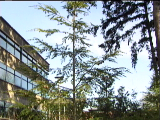
#> input picture python_projects/GMM_project/frame/b00001.bmp, 160 x 120 px; its folder holds only this picture in this run
$ python test1.py
#> lines starting #> are read from the running program, lines starting #| are printed output that depends on the picture
#> further down, img is the input picture: shape (120, 160, 3); mean B, G, R 146, 145.9, 135.9
import cv2
import numpy as np
import glob

GMM_MAX_COMPONT = 5
SIGMA = 30
gmm_thr_sumw = 0.6
train_num = 2
WEIGHT = 0.05
T = 0.7
alpha = 0.005
eps = pow(10, -10)
channel = 3
GMM_MAX_COMPONT = GMM_MAX_COMPONT
m_weight = [[] for i in range(GMM_MAX_COMPONT*channel)]#怎么先对numpy初始化为一维数组，后续在对每个元素重新复制为数组呢
m_mean = [[] for i in range(GMM_MAX_COMPONT*channel)]
m_sigma = [[] for i in range(GMM_MAX_COMPONT*channel)]
m_fit_num = None

def init(img):
    row, col, channel = img.shape
#> row = 120; col = 160; channel = 3
    global m_fit_num
    for i in range(GMM_MAX_COMPONT*channel):
        m_weight[i] = np.zeros((row, col), dtype='float32')
        m_mean[i] = np.zeros((row, col), dtype='float32')
        m_sigma[i] = np.ones((row, col), dtype='float32')
        m_sigma[i] *= SIGMA

    m_fit_num = np.zeros((row, col), dtype='int32')

def train_gmm(imgs):
    row, col, channel = imgs.shape
#> row = 120; col = 160; channel = 3
    B, G, R = cv2.split(imgs)
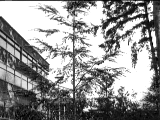
#> B: shape (120, 160); min 0, max 255, mean 146
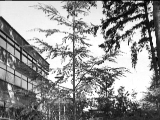
#> G: shape (120, 160); min 0, max 255, mean 145.9
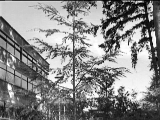
#> R: shape (120, 160); min 0, max 255, mean 135.9
    m_mask = np.zeros((row,col), dtype=np.uint8)
    m_mask[:] = 255
    for i in range(row):
        for j in range(col):
            cnt = 0
            for c, img in enumerate((B,G,R)):
                # img = imgs[:,:,c]
                # img = B.copy()
                num_fit = 0
                for k in range(c*GMM_MAX_COMPONT, c*GMM_MAX_COMPONT+GMM_MAX_COMPONT):
                    if m_weight[k][i][j] != 0:
                        delta = abs(img[i][j]-m_mean[k][i][j])
                        if float(delta) < 2.5*m_sigma[k][i][j]:
                            m_weight[k][i][j] = (1-alpha)*m_weight[k][i][j] + alpha*1
                            m_mean[k][i][j] = (1-alpha)*m_mean[k][i][j] +alpha*img[i][j]
                            m_sigma[k][i][j] = np.sqrt((1-alpha)*m_sigma[k][i][j]*m_sigma[k][i][j]+alpha*(img[i][j]-m_mean[k][i][j])*(img[i][j]-m_mean[k][i][j]))

                            num_fit += 1

                        else:
                            m_weight[k][i][j] *= (1-alpha)

                for ii in range(c*GMM_MAX_COMPONT, c*GMM_MAX_COMPONT+GMM_MAX_COMPONT):
                    for jj in range(ii + 1, c*GMM_MAX_COMPONT+GMM_MAX_COMPONT):
                        if (m_weight[ii][i][j] / m_sigma[ii][i][j]) <= (m_weight[jj][i][j] / m_sigma[jj][i][j]):
                            m_sigma[ii][i][j], m_sigma[jj][i][j] = m_sigma[jj][i][j], m_sigma[ii][i][j]
                            m_weight[ii][i][j], m_weight[jj][i][j] = m_weight[jj][i][j], m_weight[ii][i][j]
                            m_mean[ii][i][j], m_mean[jj][i][j] = m_mean[jj][i][j], m_mean[ii][i][j]

                if num_fit == 0:
                    if 0==m_weight[c*GMM_MAX_COMPONT+GMM_MAX_COMPONT-1][i][j]:
                        for kk in range(c*GMM_MAX_COMPONT, c*GMM_MAX_COMPONT+GMM_MAX_COMPONT):
                            if (0 == m_weight[kk][i][j]):
                                m_weight[kk][i][j] = WEIGHT
                                m_mean[kk][i][j] = img[i][j]
                                m_sigma[kk][i][j] = SIGMA
                                break
                    else:
                        m_weight[c*GMM_MAX_COMPONT+GMM_MAX_COMPONT-1][i][j] = WEIGHT
                        m_mean[c*GMM_MAX_COMPONT+GMM_MAX_COMPONT-1][i][j] = img[i][j]
                        m_sigma[c*GMM_MAX_COMPONT+GMM_MAX_COMPONT-1][i][j] = SIGMA

                weight_sum = 0
                for nn in range(c*GMM_MAX_COMPONT, c*GMM_MAX_COMPONT+GMM_MAX_COMPONT):
                    if m_weight[nn][i][j] != 0:
                        weight_sum += m_weight[nn][i][j]
                    else:
                        break

                weight_scale = 1.0/(weight_sum+eps)
                weight_sum = 0
                for nn in range(c*GMM_MAX_COMPONT, c*GMM_MAX_COMPONT+GMM_MAX_COMPONT):
                    if m_weight[nn][i][j] != 0:
                        m_weight[nn][i][j] *= weight_scale
                        weight_sum += m_weight[nn][i][j]
                        if abs(img[i][j] - m_mean[nn][i][j]) < 2 * m_sigma[nn][i][j]:
                            cnt += 1
                            break
                        if weight_sum > T:
                            if abs(img[i][j] - m_mean[nn][i][j]) < 2 * m_sigma[nn][i][j]:
                                cnt += 1
                            break
                    else:
                        break


            if cnt == channel:
                m_mask[i][j] = 0
#> m_mask: shape (120, 160); every value is 0

    # [8 lines of commented-out code are left out]
    return m_mask
    # cv2.imshow('img_mask', m_mask)
    # cv2.waitKey(1)

def test_img(imgs):
    row, col, channel = imgs.shape
    B, G, R = cv2.split(imgs)
    m_mask = np.zeros((row, col), dtype=np.uint8)
    m_mask[:] = 255
    for i in range(row):
        for j in range(col):
            cnt = 0
            for c, img in enumerate((B, G, R)):
                weight_sum = 0
                for nn in range(c * GMM_MAX_COMPONT, c * GMM_MAX_COMPONT + GMM_MAX_COMPONT):
                    if m_weight[nn][i][j] != 0:
                        weight_sum += m_weight[nn][i][j]
                        if abs(img[i][j] - m_mean[nn][i][j]) < 2 * m_sigma[nn][i][j]:
                            cnt += 1
                            break
                        if weight_sum > T:
                            if abs(img[i][j] - m_mean[nn][i][j]) < 2 * m_sigma[nn][i][j]:
                                cnt += 1
                            break
                    else:
                        break

            if cnt == channel:
                m_mask[i][j] = 0

    # m_mask = cv2.medianBlur(m_mask, 7)
    # kernel_d = np.ones((5, 5), np.uint8)
    # m_mask = cv2.dilate(m_mask, kernel_d)

    return m_mask


import time

if __name__ == '__main__':
    file_list = glob.glob('/home/zyz/projects/python_projects/GMM_project/frame/*.bmp')
    i = -1
    for file in file_list:
        # print(file)
        i += 1
        img = cv2.imread(file)
        # img_gray = cv2.cvtColor(img, cv2.COLOR_RGB2GRAY)
        if i == 0:
            init(img)

        if i <= 200:
            t1 = time.time()
            m_mask = train_gmm(img)
            # cv2.imwrite("./rgb_morphologyEx3_MORPH_ELLIPSE/{}.jpg".format(i), m_mask)
            t2 = time.time()
            print(t2-t1)
        if i == 286:
            j = 0
            for temp_file in file_list:
                temp_img = cv2.imread(temp_file)
                m_mask = test_img(temp_img)
                cv2.imwrite("./gray/{:0>5d}.jpg".format(j), m_mask)
                j += 1
